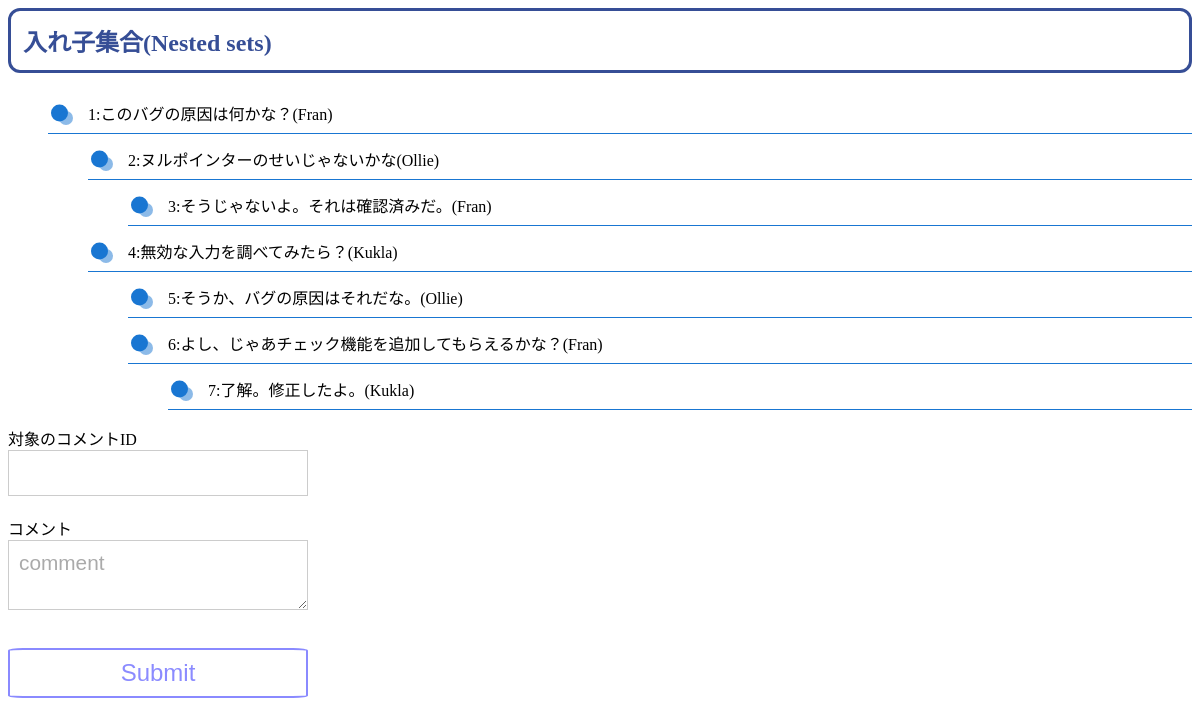
Page /src/nested_sets.php on the committed database.
### tables this page shows
CREATE TABLE Comments_252 (
  comment_id   bigint PRIMARY KEY auto_increment,
  nsleft int not null,
  nsright int not null,
  bug_id bigint unsigned not null,
  author bigint unsigned not null,
  comment_date datetime not null, 
  comment      TEXT NOT NULL,
  foreign key (bug_id) references Bugs(bug_id),
  foreign key (author) references Accounts(account_id)
);

create table Accounts(
  account_id bigint unsigned not null auto_increment,
  name varchar(10) not null,
  primary key (account_id)
);

### src/nested_sets.php (the view, shortened to what this page needs)
<?php
require_once(__DIR__ . '/db.php');
echo '<link rel="stylesheet" href="/css/base.css">';
echo "<h2>入れ子集合(Nested sets)</h2>";
$key = array_key_exists('key',$_GET) ?  $_GET['key'] : 1;
$stmt = $pdo->prepare("select c2.*,a.name from Comments_252 as c1 inner join Comments_252 as c2 on c2.nsleft between c1.nsleft and c1.nsright inner join Accounts a on c2.author = a.account_id where c1.comment_id = :COMMENT_ID order by c2.nsleft");
$stmt->bindValue(':COMMENT_ID',$key);
$stmt->execute();
$rows = $stmt->fetchAll();
$length = 0;
echo "<ul>";
foreach($rows as $key => $row){
    if($key === 0){
        null;
    }else{
        if($rows[$key - 1 ]['nsleft'] < $row['nsleft'] && $rows[$key - 1]['nsright'] > $row['nsleft']){
            $length++;
        }else{
            for($i=2;$i<$key + 1;$i++){
                if($rows[$key - $i ]['nsleft'] < $row['nsleft'] && $rows[$key - $i ]['nsright'] > $row['nsleft']){
                    $length = $lengths[$key - $i] + 1;
                    break;
                }
            }
        }
    }
    for($i = 0;$i < $length;$i++){
        echo "<ul>";
    }
    echo "<li>" . $row['comment_id'] . ":" .  $row['comment'] . "(" . $row['name'] .")" .  "</li>";
    for($i = 0;$i < $length;$i++){
        echo "</ul>";
    }
    $lengths[$key] = $length;
}
echo "</ul>";
?>
<form method="POST" action="">
    <div>対象のコメントID<br>
    <input type="text" name="key" /><br></div>
    <div>コメント<br>
    <textarea name="comment">comment</textarea><br></div>
    <br><input type="submit" class="button"/>
</form>

### css/base.css (style rules this page uses)
h2 { color: #364e96; border: solid 3px #364e96; padding: 0.5em; border-radius: 0.5em; }
input { border:0; padding:10px; font-size:1.3em; font-family:Arial, sans-serif; color:#aaa; border:solid 1px #ccc; margin:0 0 20px; width:300px; }
textarea { border:0; padding:10px; font-size:1.3em; font-family:Arial, sans-serif; color:#aaa; border:solid 1px #ccc; margin:0 0 20px; width:300px; }
ul { list-style-type: none; }
ul li { position: relative; padding: 0.5em 1em 0.5em 2.3em; margin-bottom:5px; border-bottom: 1px solid rgba(25,118,210,1); padding-inline-start: 40px; }
ul li:after, ul li:before { content:''; position: absolute; border-radius: 50%; }
ul li:before { top: 50%; left: 0.2em; width: 17px; height: 17px; background: rgba(25,118,210, 1); transform: translateY(-50%); }
ul li:after { top: 1.1em; left: 0.7em; width: 14px; height: 14px; background: rgba(25,118,210, 0.5); }
.button { display : inline-block; border-radius : 5%; font-size : 18pt; text-align : center; cursor : pointer; padding : 11px 30px; background : rgba(102, 102, 255, 0.76); color : #ffffff; line-height : 1em; transition : .3s; box-shadow : 6px 6px 3px #666666; border : 2px solid rgba(102, 102, 255, 0.76); }
.button { box-shadow : none; color : rgba(102, 102, 255, 0.76); background : #ffffff; }

### rows in the picture
comments_252: comment_id "1", comment "このバグの原因は何かな？", author.name "Fran"
comments_252: comment_id "2", comment "ヌルポインターのせいじゃないかな", author.name "Ollie"
comments_252: comment_id "3", comment "そうじゃないよ。それは確認済みだ。", author.name "Fran"
comments_252: comment_id "4", comment "無効な入力を調べてみたら？", author.name "Kukla"
comments_252: comment_id "5", comment "そうか、バグの原因はそれだな。", author.name "Ollie"
comments_252: comment_id "6", comment "よし、じゃあチェック機能を追加してもらえるかな？", author.name "Fran"
comments_252: comment_id "7", comment "了解。修正したよ。", author.name "Kukla"
